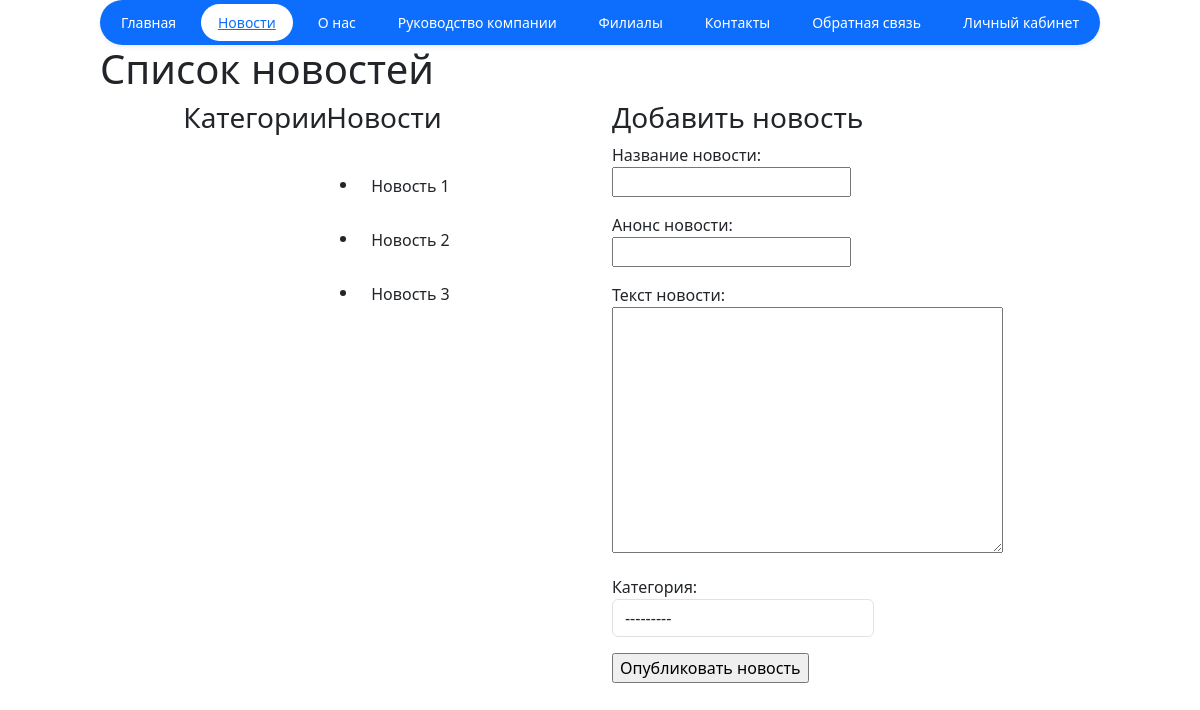
/news, run on an earlier commit of the app's database.
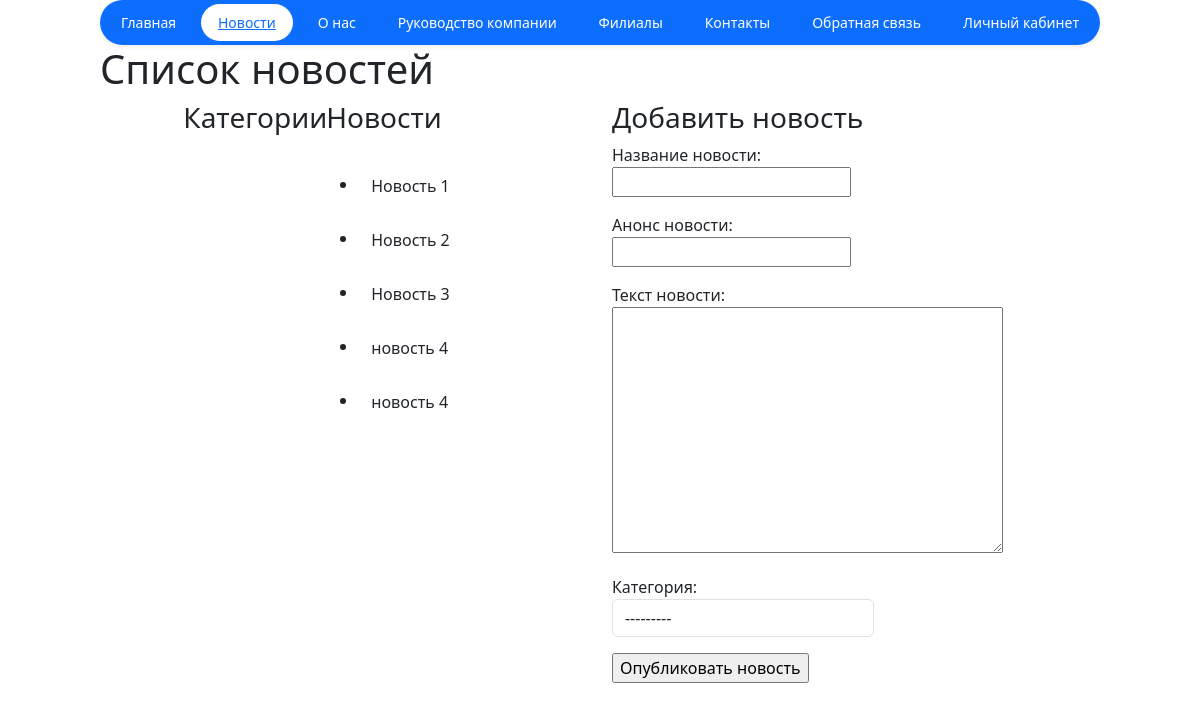
And on a later commit of the database.
### core/models.py (models this page shows, shortened)
class News(models.Model):
    title = models.CharField(max_length=255, verbose_name="Заголовок")
    anons = models.CharField(max_length=255, verbose_name="Анонс")
    text = models.TextField(verbose_name="Текст новости")
    category = models.ForeignKey(NewsCategory, on_delete=models.SET_NULL, null=True, blank=True,
                                 related_name='category_news')

### core/views.py (the view, shortened to what this page needs)
# urls.py: path("news", news, name="news"),
def news(request, category_id=None):
    news_form = NewsForm
    context = {}
    news = News.objects.all()
    categoris = NewsCategory.objects.all()
    if category_id:
        category = get_object_or_404(NewsCategory, id=category_id)
        news = News.objects.filter(category=category)
        context.update({"active_category": category})
    context.update({"news": news, "categoris": categoris, "news_form": news_form})
    return render(request, "news.html", context)

### templates/news.html (shortened to what this page needs)
{% extends "base.html" %}
{% block content %}
    <h1>Список новостей</h1>
<div class="col-md-10 mx-auto">
    <div class="row">
        <div class="col-md-2">
            <h3>Категории</h3>
        </div>
        <div class="col-md-4">
            <h3>Новости</h3>
            <p class="d-inline-flex gap-1">
            <ul>
                {% for i in news %}
                    <li><a href="{% url 'news_detail' i.id %}" class="btn" role="button" data-bs-toggle="button">{{ i.title }}</a></li>
                {% endfor %}
            </ul>
            </p>
        </div>
        <div class="col-md-4">
        <h3>Добавить новость</h3>
        <form action="{% url 'news' %}" method='post'>
            <div class="mb-3">
                <label for="{{ form.title.id_for_label }}">Название новости:</label>
                {{ news_form.title }}
            </div>
            <div class="mb-3">
                <label for="{{ form.anons.id_for_label }}">Анонс новости:</label>
                {{ news_form.anons }}
            </div>
            <div class="mb-3">
                <label for="{{ form.text.id_for_label }}">Текст новости:</label>
                {{ news_form.text }}
            </div>
            <div class="mb-3">
                <label for="{{ form.category.id_for_label }}">Категория:</label>
                {{ news_form.category }}
            </div>
                   <input type="submit" value="Опубликовать новость">
        </form>
     </div>
    </div>
    </div>
{% endblock %}

What changed in the data, as far as the page shows it:
added News: title "новость 4"
added News: title "новость 4"
